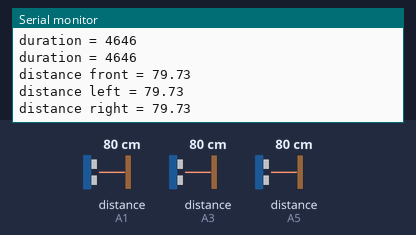
A sketch run on a simulated Arduino Uno, built with avr-gcc and run on an emulated ATmega328P. On the bench: the last lines printed to the serial monitor. Wiring (inferred from the names in the program): 3 × ultrasonic range finder: trigger A0, echo A1 / trigger A2, echo A3 / trigger A4, echo A5. The inputs (shaded band) are chosen by the test bench; at power-on: distance to the obstacle (sensors on A1, A3, A5) 80 cm. The echo pulse lasts 58.3 µs per cm.

Above: at 1.8 s.
1.9 s: distance to the obstacle (sensor on A1) set to 2 cm
At 3.0 s:
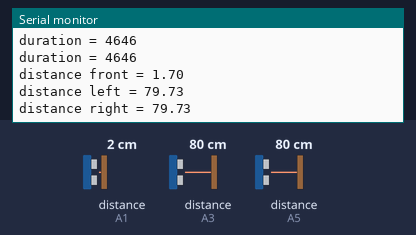
3.4 s: distance to the obstacle (sensor on A3) set to 2 cm
At 4.7 s:
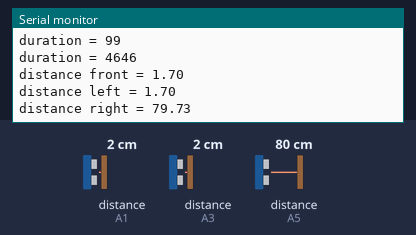
4.9 s: distance to the obstacle (sensor on A5) set to 2 cm
At 5.8 s:
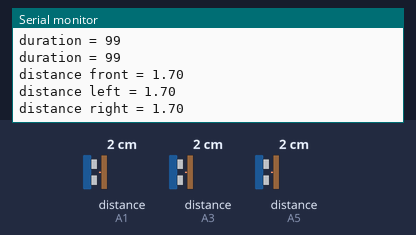
6.4 s: distance to the obstacle (sensor on A1) set to 4 cm
At 8.3 s:
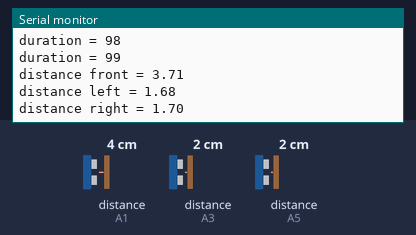
10.6 s: distance to the obstacle (sensor on A3) set to 4 cm
At 11.4 s:
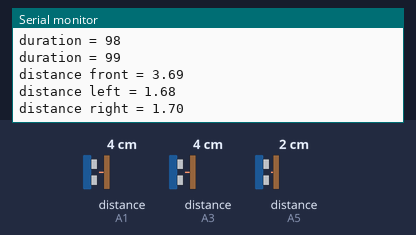
14.8 s: distance to the obstacle (sensor on A5) set to 120 cm
At 15.6 s:
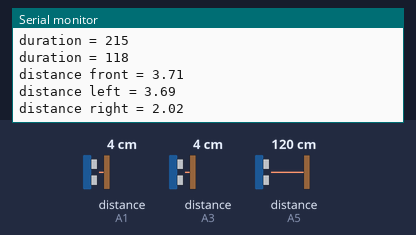
Timing chart, 0 to 17.8 s (numbered marks = the images above; inputs shaded):
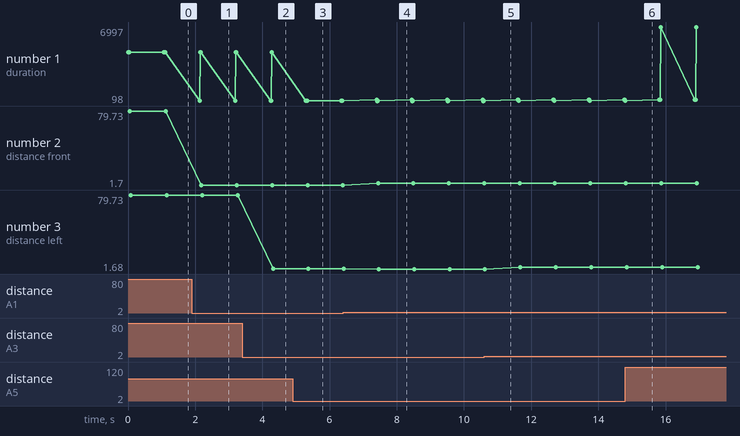

The sketch:

Module_Ultrasonic_Sensor.ino
```cpp
/// Define constant ///
#define FRONT_TRIG A0
#define FRONT_ECHO A1
#define LEFT_TRIG A2
#define LEFT_ECHO A3
#define RIGHT_TRIG A4
#define RIGHT_ECHO A5

float calculate_distance(int trig, int echo){
  digitalWrite(trig,0);   // tắt chân trig
  delayMicroseconds(2);
  digitalWrite(trig,1);   // phát xung từ chân trig
  delayMicroseconds(5);   // xung có độ dài 5 microSeconds
  digitalWrite(trig,0);   // tắt chân trig

  /* Tính toán thời gian */
  // Đo độ rộng xung HIGH ở chân echo.
  int duration = pulseIn(echo, HIGH);
  Serial.print("duration = ");
  Serial.println(duration);

  // Tính khoảng cách đến vật.
  return float(0.03432*duration/2);
}


// dự phòng //
long GetDistance(int trig, int echo) {
  long duration, distanceCm;

  digitalWrite(trig, LOW);
  delayMicroseconds(2);
  digitalWrite(trig, HIGH);
  delayMicroseconds(10);
  digitalWrite(trig, LOW);

  duration = pulseIn(echo, HIGH);
  Serial.print("duration = ");
  Serial.println(duration);

  // convert to distance
  distanceCm = long(duration / 29.1 / 2);

  return distanceCm;
}
// end //

void setup() {
  // put your setup code here, to run once:
  Serial.begin(9600);

  pinMode(FRONT_TRIG, OUTPUT);
  pinMode(LEFT_TRIG, OUTPUT);
  pinMode(RIGHT_TRIG, OUTPUT);

  pinMode(FRONT_ECHO, INPUT);
  pinMode(LEFT_ECHO, INPUT);
  pinMode(RIGHT_ECHO, INPUT);
}

void loop() {
  float distance_front = calculate_distance(FRONT_TRIG, FRONT_ECHO);
  float distance_left = calculate_distance(LEFT_TRIG, LEFT_ECHO);
  float distance_right = calculate_distance(RIGHT_TRIG, RIGHT_ECHO);
  Serial.print("distance front = ");
  Serial.println(distance_front);
  Serial.print("distance left = ");
  Serial.println(distance_left);
  Serial.print("distance right = ");
  Serial.println(distance_right);

  delay(1000);
}
```

Measured:
- after the input at 1.9 s, the serial monitor: prints a new line after 0.23 s (image 1)
- after the input at 3.4 s, the serial monitor: prints a new line after 0.92 s (image 2)
- after the input at 4.9 s, the serial monitor: prints a new line after 0.49 s (image 3)
- after the input at 6.4 s, the serial monitor: prints a new line after 1.0 s (image 4)
- plotted number 1: 99 → 118 after the input at 10.6 s, 118 → 6997 after the input at 14.8 s
- plotted number 2: 79.73 → 1.7 after the input at 1.9 s, 1.7 → 3.69 after the input at 6.4 s, 3.69 → 3.71 after the input at 10.6 s
- plotted number 3: 1.7 → 1.68 after the input at 6.4 s
